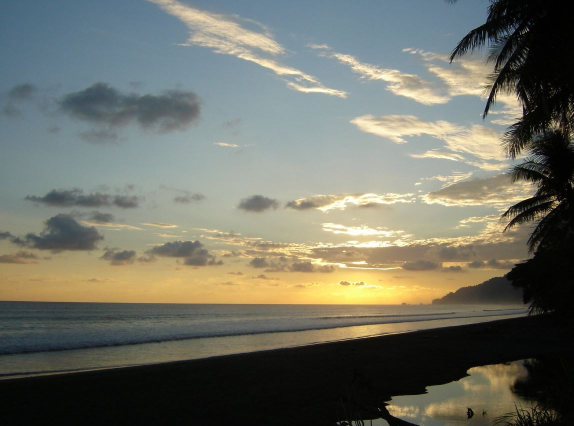
#> input picture img2.JPG, 1147 x 852 px, given in place of goldenGate.jpg, which was not available (shown at 1/2 size)
$ python image_processing_base.py   (older library calls are emulated)
#> lines starting #> are read from the running program, lines starting #| are printed output that depends on the picture; pictures that were not available may be replaced by others from this repository, and a replacement may not be noted
# -*- coding: utf-8 -*-
"""
Created on Fri Jan 10 10:15:02 2023

@author: arzu.yildiz
"""
""" Image: Read, Write
"""
import cv2, time

import numpy as np

import matplotlib.pyplot as plt


""" ###### VIDEO ######"""
# [68 lines left out: functions readVideo, readVideoWithCamera, not called in this run]

#readVideoWithCamera()


""" ###### IMAGE ######"""

# [462 lines left out: functions importImage, resizeAndCropImage, shapeAndTextImage, joiningImage, wrapPerspective, blendingImage and 4 more, not called in this run]

#gradients()


def histogram():

    """Histogram renk yoğunluğunu grafik olarak gözlemlememize olanak sağlar."""

    # mask
    golden_gate = cv2.imread("data/goldenGate.jpg")
#> golden_gate is the input picture: shape (852, 1147, 3); mean B, G, R 102.2, 113.4, 112
    golden_gate_vis = cv2.cvtColor(golden_gate, cv2.COLOR_BGR2RGB)
    plt.figure()
    plt.imshow(golden_gate_vis)

    color = ("b", "g", "r")
    plt.figure()
    for i, c in enumerate(color):
        print([i])

        img_hist = cv2.calcHist([golden_gate], channels = [i], mask = None, histSize = [256], ranges = [0,256]) # color channel order bgr bu nedenle channel sıfır yazıyoruz.
        plt.figure()
        plt.plot(img_hist,  color = c)


    def histogram_equalization():
        """histogram equalization (histogram eşitleme):
            Kontrastı artırır ve detayları belirginleştirir."""


        img = cv2.imread('data/hist_equ.jpg',0)
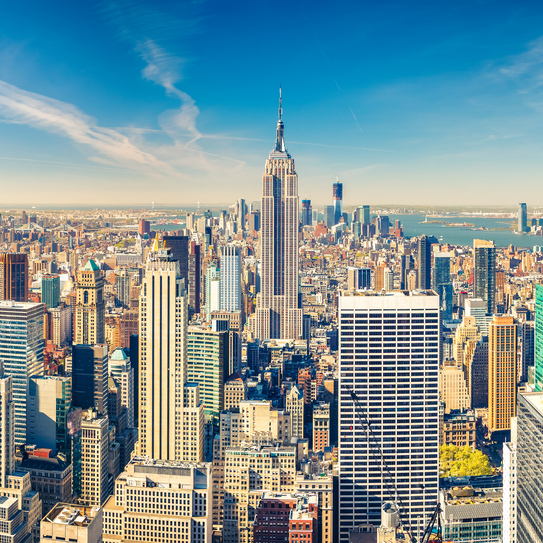
#> input picture NYC.jpg, 543 x 543 px, given in place of hist_equ.jpg, which was not available
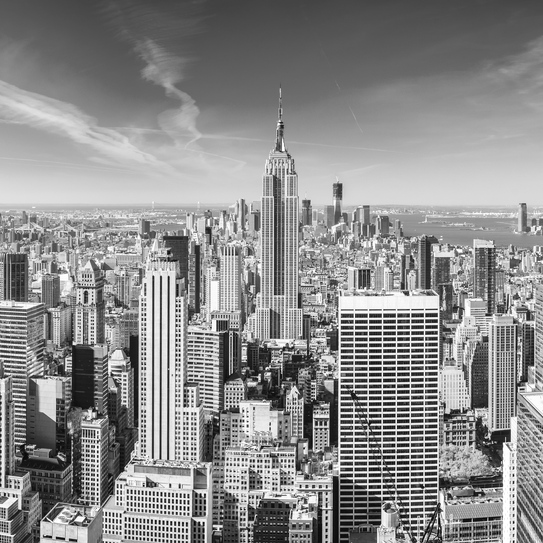
#> img: shape (543, 543); min 0, max 255, mean 139.7
        plt.figure()
        plt.imshow(img, cmap = "gray")

        img_hist = cv2.calcHist([img], channels = [0], mask = None, histSize = [256], ranges = [0,256])
#> img_hist = 256 values, max 2354 at index 216, min 6 at index 0, mean 1151.8

        plt.figure()
        plt.plot(img_hist)

        eq_img = cv2.equalizeHist(img)
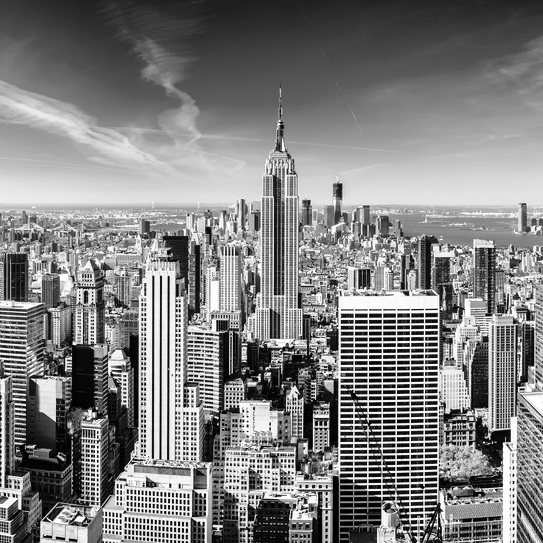
#> eq_img: shape (543, 543); min 0, max 255, mean 128.1
        plt.figure()
        plt.imshow(eq_img, cmap = "gray")

        eq_img_hist = cv2.calcHist([eq_img], channels = [0], mask = None, histSize = [256], ranges = [0,256])
#> eq_img_hist = 256 values, max 2354 at index 227, min 0 at index 36, mean 1151.8
        plt.figure()
        plt.plot(eq_img_hist)
    histogram_equalization()
histogram()


#> figure, not shown here; curve peaks at x = 6, y = 32053
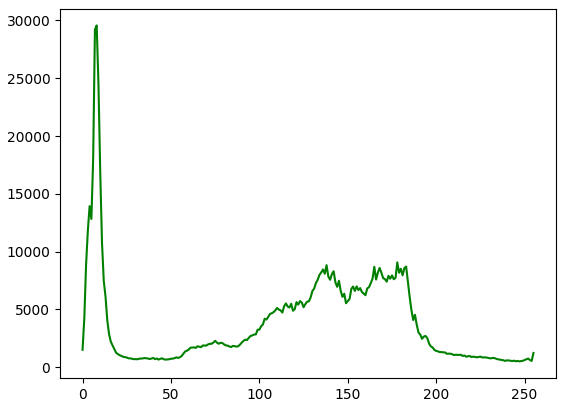
#> figure drawn by matplotlib, 1 panel; curve peaks at x = 8, y = 29573
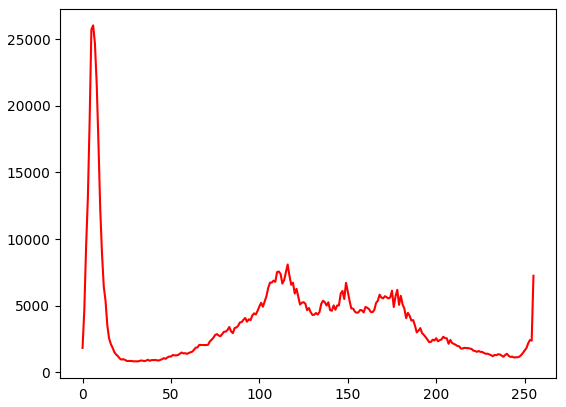
#> figure drawn by matplotlib, 1 panel; curve peaks at x = 6, y = 26038
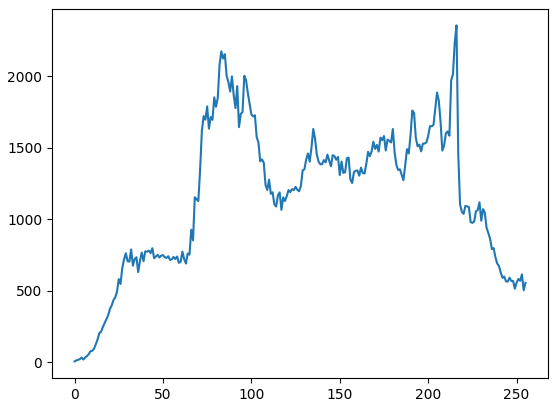
#> figure drawn by matplotlib, 1 panel; curve peaks at x = 216, y = 2354
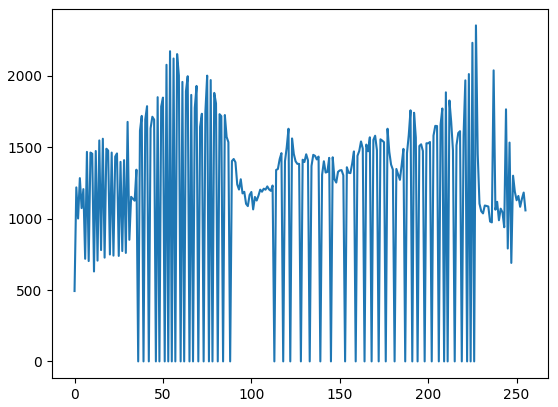
#> figure drawn by matplotlib, 1 panel; curve peaks at x = 227, y = 2354
